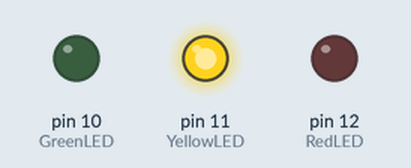
Simulated run of this sketch. Board: Arduino Uno, built with avr-gcc and run on an emulated ATmega328P. Shown: output pins drawn as LEDs (lit = HIGH).

Above: at 0.5 s.
At 2.0 s:
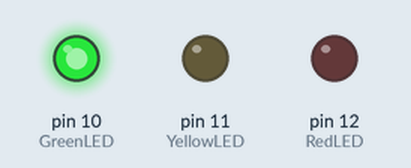
At 4.0 s:
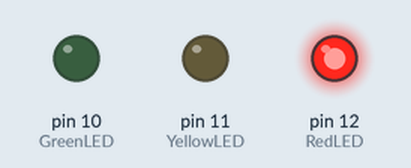
Timing chart, 0 to 6.5 s (numbered marks = the images above):
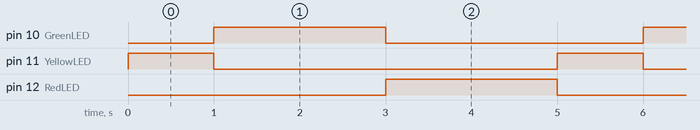

Measured:
- by itself, pin 10 (GreenLED), pin 12 (RedLED): alternates HIGH for 2.0 s and LOW for 3.0 s
- by itself, pin 11 (YellowLED): alternates HIGH for 1.0 s and LOW for 4.0 s
- by itself, everything shown: repeats every 5.0 s, in 3 steps

The sketch:

Trafikljus.ino
```cpp
int GreenLED=10;    //pin 10 är kopplad till gröna lampan
int YellowLED=11;   //pin 11 är kopplad till gula lampan
int RedLED=12;       //pin 12 är kopplad till röda lampan

void setup() {
//Preppa arduinon så den vet vad de olika pins:en ska vara

//Tala om att GreenLED är en output, alltså något som skickas ut från arduinon. Motsatsen är en input.
pinMode(GreenLED,OUTPUT);
//Tala om att YellowLED är en output
pinMode(YellowLED,OUTPUT);
//Tala om att RedLED är en output
pinMode(RedLED,OUTPUT);

//"Write" betyder skriva. När vi bestämmer vad en pin ska ha för värde så skriver vi till den.
//"Digital" betyder att den bara kan ha två värden: de kallas LOW och HIGH.
//Om vi sätter den till LOW så stänger vi av lampan
digitalWrite(GreenLED,LOW);
digitalWrite(YellowLED,LOW);
digitalWrite(RedLED,LOW);
 //  Serial.begin()-funktionen talar om hur snabbt vi ska skicka info: 9600 bits per seconds
Serial.begin(9600);
}

void loop() {
//Trafikljuset är gult:

digitalWrite(GreenLED,LOW);
digitalWrite(YellowLED,HIGH);
digitalWrite(RedLED,LOW);
//Vi säger exakt hur många millisekunder den ska vänta. 1000 milli-sekunder är 1 sekund
delay(1000);
//"Delay" betyder att fördröja; att vänta lite.

//Trafikljuset är grönt:

digitalWrite(GreenLED,HIGH);
digitalWrite(YellowLED,LOW);
digitalWrite(RedLED,LOW);
delay(2000);

//Trafikljuset är rött:

digitalWrite(GreenLED,LOW);
digitalWrite(YellowLED,LOW);
digitalWrite(RedLED,HIGH);
delay(2000);
}
```
